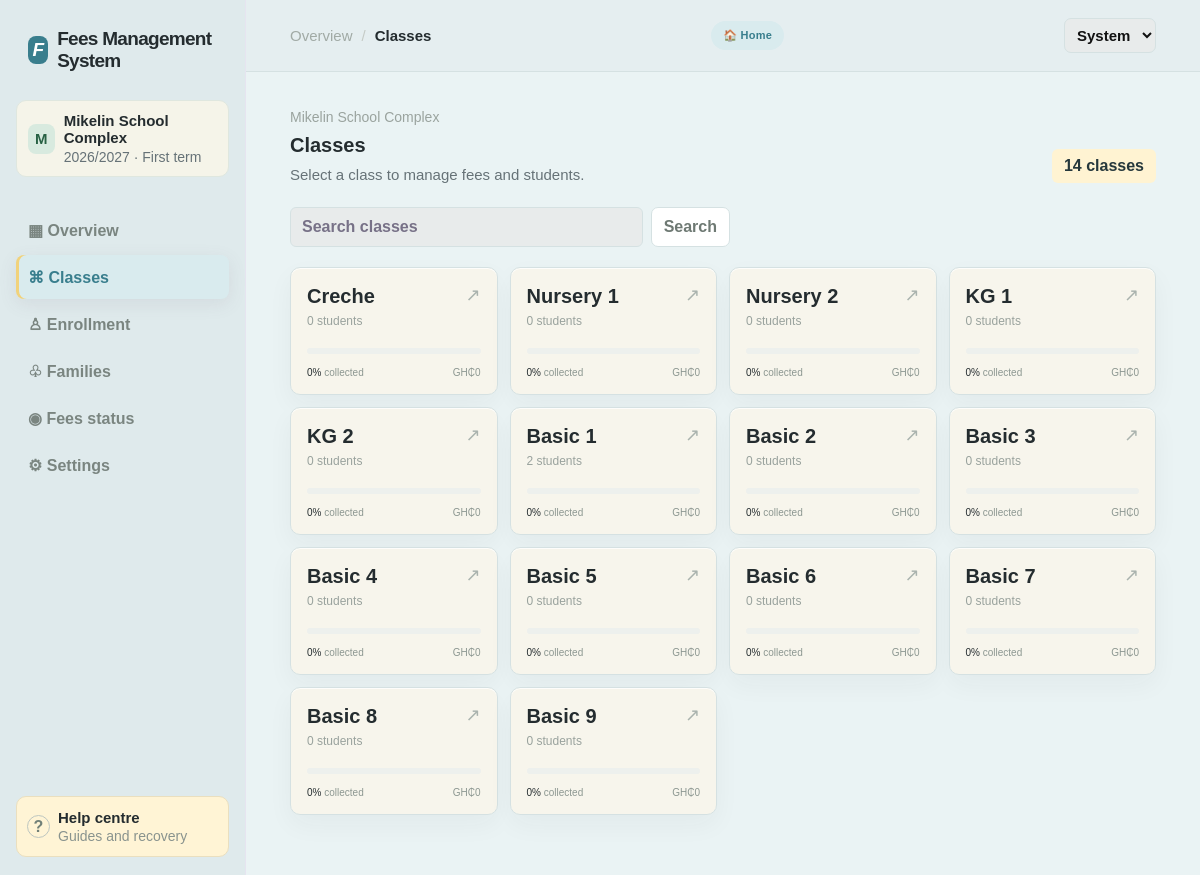
Page /classes on the committed database.
### tables this page shows
CREATE TABLE settings (key TEXT PRIMARY KEY, value TEXT NOT NULL);

CREATE TABLE classes (id TEXT PRIMARY KEY, name TEXT NOT NULL, sort_order INTEGER NOT NULL);

### app.py (the view)
@app.get("/classes")
def classes_page():
    academic_year, term = current_period()
    query = request.args.get("q", "").strip().casefold()
    rows = db().execute("SELECT * FROM classes ORDER BY sort_order").fetchall()
    classes = [decorate_class(row, academic_year, term) for row in rows if query in row["name"].casefold()]
    add_class_images(classes)
    return render_template("classes.html", classes=classes, query=request.args.get("q", ""), page="Classes")

### app.py (called while the page is built)
def add_class_images(classes):
    extensions = (".webp", ".png", ".jpg", ".jpeg")
    for school_class in classes:
        name_slug = re.sub(r"[^a-z0-9]+", "-", school_class["name"].casefold()).strip("-")
        for stem in (school_class["id"], name_slug):
            image = next((f"{stem}{extension}" for extension in extensions if (IMAGE_DIRECTORY / f"{stem}{extension}").is_file()), None)
            if image:
                school_class["image_url"] = url_for("class_image", filename=image)
                break

def school_registry_connection():
    connection = sqlite3.connect(SCHOOLS_DATABASE)
    connection.row_factory = sqlite3.Row
    return connection

def list_schools():
    connection = school_registry_connection()
    schools = [dict(row) for row in connection.execute("SELECT id, name FROM schools ORDER BY name").fetchall()]
    connection.close()
    return schools

def active_school_id():
    if not has_request_context():
        return "default"
    requested_id = request.cookies.get("school_id", "default")
    connection = school_registry_connection()
    school = connection.execute("SELECT id FROM schools WHERE id=?", (requested_id,)).fetchone()
    connection.close()
    return school["id"] if school else "default"

def school_database_path():
    if not has_request_context():
        return DATABASE
    school_id = active_school_id()
    connection = school_registry_connection()
    school = connection.execute("SELECT database_file FROM schools WHERE id=?", (school_id,)).fetchone()
    connection.close()
    return SCHOOLS_DATABASE.parent / school["database_file"] if school and school_id != "default" else DATABASE

def connect_db(database_path=None):
    connection = sqlite3.connect(database_path or school_database_path())
    connection.row_factory = sqlite3.Row
    connection.execute("PRAGMA foreign_keys = ON")
    return connection

def db():
    if "db" not in g:
        g.db = connect_db()
    return g.db

def current_period():
    rows = db().execute("SELECT key, value FROM settings WHERE key IN ('academic_year', 'term')").fetchall()
    settings = {row["key"]: row["value"] for row in rows}
    return settings.get("academic_year", ACADEMIC_YEAR), int(settings.get("term", 1))

@app.template_filter("money")
def money(value):
    return f"GH₵{value:,.0f}"

### templates/classes.html (shortened to what this page needs)
<!doctype html>
<html lang="en">
<head>
    <link rel="stylesheet" href="{{ url_for('static_css') }}">
</head>
<body class="theme-{{ theme }}{% if school_background_url %} has-school-background{% endif %}" >
    <div class="app-shell">
        <aside class="sidebar">
            <div class="brand"><span class="brand-mark">F</span><span>Fees Management System</span></div>
            <div class="school-switcher">{% if school_logo_url %}<img class="school-logo" src="{{ school_logo_url }}"
                    alt="{{ school_name }} logo">{% else %}<span class="school-avatar">{{ school_name[:1]|upper
                    }}</span>{% endif %}<span><b>{{
                        school_name }}</b><small>{{ academic_year }} · {{ term_name }}</small></span></div>
            <nav class="main-nav">
                <a class="nav-item" href="{{ url_for('dashboard') }}">▦ Overview</a>
                <a class="nav-item active" href="{{ url_for('classes_page') }}">⌘ Classes</a>
                <a class="nav-item" href="{{ url_for('enrollment_page') }}">♙ Enrollment</a>
                <a class="nav-item" href="{{ url_for('families_page') }}">♧ Families</a>
                <a class="nav-item" href="{{ url_for('fees_status_page') }}">◉ Fees status</a>
                <a class="nav-item" href="{{ url_for('settings_page') }}">⚙ Settings</a>
            </nav>
            <a class="sidebar-footer help-link" href="{{ url_for('help_page') }}"><span
                    class="help-dot">?</span><span><b>Help centre</b><small>Guides and recovery</small></span></a>
        </aside>
        <main class="main-content">
            <header class="topbar">
                <div class="breadcrumb"><a href="{{ url_for('dashboard') }}">Overview</a><span
                        class="slash">/</span><strong>Classes</strong></div>
                <a class="home-button" href="{{ url_for('dashboard') }}">🏠 Home</a>
                <form class="theme-switcher" method="post" action="{{ url_for('set_theme') }}"><select name="theme"
                        aria-label="Colour theme" onchange="this.form.submit()">
                        <option value="system" {% if theme=='system' %}selected{% endif %}>System</option>
                    </select></form>
            </header>
            <section class="page-content">
                <div class="page-title-row">
                    <div>
                        <p class="eyebrow">{{ school_name }}</p>
                        <h1>Classes</h1>
                        <p class="subheading">Select a class to manage fees and students.</p>
                    </div><span class="count-label">{{ classes|length }} classes</span>
                </div>
                <form class="class-search-form" method="get" action="{{ url_for('classes_page') }}"><input name="q"
                        value="{{ query }}" placeholder="Search classes" aria-label="Search classes"><button
                        class="filter-button" type="submit">Search</button></form>
                <section class="class-grid">{% for item in classes %}<a class="class-card"
                        href="{{ url_for('class_details', class_id=item.id) }}">
                        <div class="class-card-top">
                            <div>
                                <h3>{{ item.name }}</h3>
                                <p>{{ item.students }} students</p>
                            </div><span class="class-arrow">↗</span>
                        </div>
                        <div class="progress">
                        </div>
                        <div class="class-bottom"><span><strong>{{ ((item.paid / item.expected * 100)|round|int) if
                                    item.expected else 0 }}%</strong> collected</span><span>{{ item.paid|money }}</span>
                        </div>
                    </a>{% else %}<p>No classes match your search.</p>{% endfor %}</section>
            </section>
        </main>
    </div>
</body>
</html>

### rows in the picture
settings: value "M", value "Mikelin School Complex"
settings: value "2026/2027"
classes: name "Creche", students "0", sort_order "0", paid "GH₵0"
classes: name "Nursery 1", students "0", paid "0", paid "GH₵0"
classes: name "Nursery 2", students "0", paid "0", paid "GH₵0"
classes: name "KG 1", students "0", paid "0", paid "GH₵0"
classes: name "KG 2", students "0", paid "0", paid "GH₵0"
classes: name "Basic 1", students "2", paid "0", paid "GH₵0"
classes: name "Basic 2", students "0", paid "0", paid "GH₵0"
classes: name "Basic 3", students "0", paid "0", paid "GH₵0"
classes: name "Basic 4", students "0", paid "0", paid "GH₵0"
classes: name "Basic 5", students "0", paid "0", paid "GH₵0"
classes: name "Basic 6", students "0", paid "0", paid "GH₵0"
classes: name "Basic 7", students "0", paid "0", paid "GH₵0"
classes: name "Basic 8", students "0", paid "0", paid "GH₵0"
classes: name "Basic 9", students "0", paid "0", paid "GH₵0"

### other values in the picture
{{ term_name }} "First term"
{{ classes|length }} "14"
